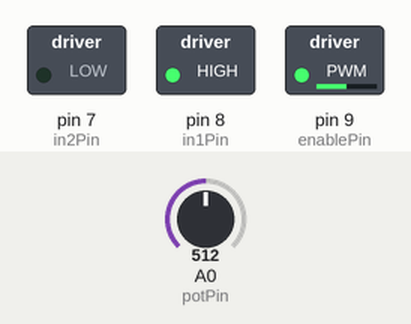
The sketch below on a simulated Arduino Uno, built with avr-gcc and run on an emulated ATmega328P. On the bench: switched loads named in the sketch (green lamp = pin HIGH). The inputs (shaded band) are chosen by the test bench; at power-on: A0 (potPin) = 512.

Above: at 1.2 s.
1.3 s: A0 (potPin) set to 716
At 1.9 s:
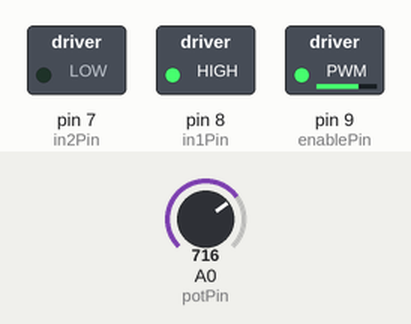
2.8 s: A0 (potPin) set to 900
At 3.1 s:
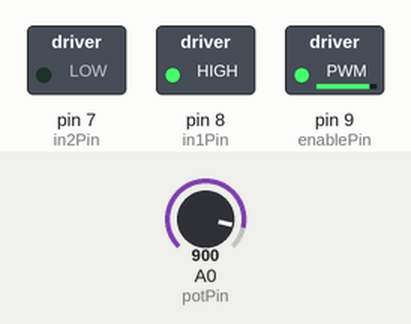
4.3 s: A0 (potPin) set to 122
At 5.4 s:
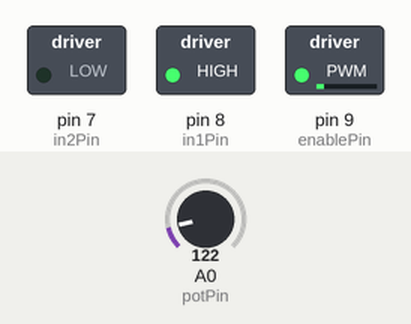
5.8 s: A0 (potPin) set to 0
At 6.5 s:
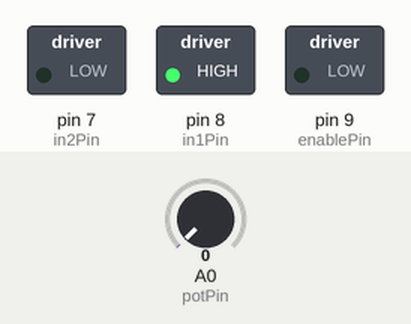
7.3 s: A0 (potPin) set to 511
At 7.7 s:
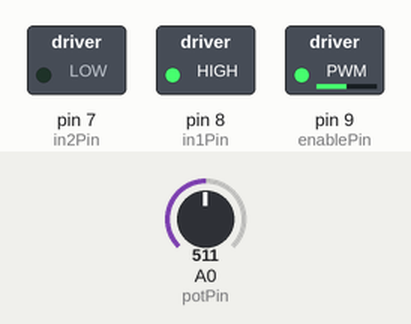
Timing chart, 0 to 9.8 s (numbered marks = the images above; inputs shaded):
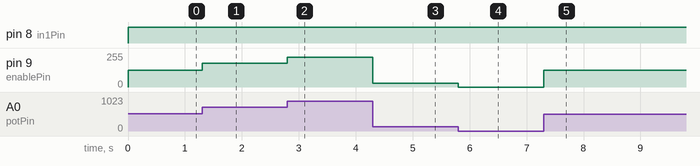

Measured:
- after the input at 1.3 s, pin 9 (enablePin): 127/255 → 178/255 at once
- after the input at 2.8 s, pin 9 (enablePin): 178/255 → 224/255 at once
- after the input at 4.3 s, pin 9 (enablePin): 224/255 → 30/255 at once
- after the input at 5.8 s, pin 9 (enablePin): 30/255 → 0/255 at once
- after the input at 7.3 s, pin 9 (enablePin): 0/255 → 127/255 at once

The sketch:

chatGpt.ino
```cpp
// Define the pins that the L298N is connected to
int enablePin = 9;
int in1Pin = 8;
int in2Pin = 7;

// Define the pin that the potentiometer is connected to
int potPin = A0;

void setup() {
  // Set the enable, in1, and in2 pins as outputs
  pinMode(enablePin, OUTPUT);
  pinMode(in1Pin, OUTPUT);
  pinMode(in2Pin, OUTPUT);
}

void loop() {
  // Read the value of the potentiometer
  int potValue = analogRead(potPin);

  // Convert the potentiometer value to a motor speed
  int motorSpeed = map(potValue, 0, 1023, 0, 255);

  // Set the motor speed
  analogWrite(enablePin, motorSpeed);

  // Turn the motor on in forward direction
  digitalWrite(in1Pin, HIGH);
  digitalWrite(in2Pin, LOW);
}
```
